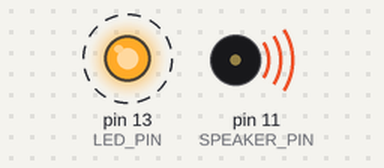
Bench run of a sketch on a simulated Arduino Uno, built with avr-gcc and run on an emulated ATmega328P. On the bench: output pins drawn as LEDs (lit = HIGH), buzzer (waves = sounding). Dashed ring = blinking. Random numbers use the default seed unless the sketch sets one.

Above: at 0.09 s.
Timing chart, 0 to 3.0 s (numbered marks = the images above):
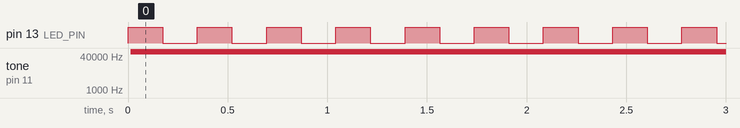

Measured:
- by itself, pin 13 (LED_PIN): alternates HIGH for 0.17 s and LOW for 0.17 s
- by itself, tone on pin 11 (SPEAKER_PIN): silent → 62500 Hz at 0.01 s

The sketch:

Karplus_Lorenz.ino
```cpp
// Simple Karplus-Strong and Lorenz fractal //

#define SAMPLE_RATE 22050
#define SIZE        256
#define OFFSET      32
#define LED_PIN     13
#define LED_PORT    PORTB
#define LED_BIT     5
#define SPEAKER_PIN 11

  int out;
  int last = 0;
  int curr = 0;
  uint8_t delaymem[SIZE];
  uint8_t locat = 0;
  uint8_t bound = SIZE;
  int accum = 0;
  int lowpass = 1;
  bool trig = false;

  float a = 0.97;
  float x = 0.1;


ISR(TIMER1_COMPA_vect) {

  OCR2A = 0xff & out;

  if (trig) {

    for (int i = 0; i < SIZE; i++) delaymem[i] = random();

    trig = false;

  } else {

    delaymem[locat++] = out;

    if (locat >= bound) locat = 0;

    curr = delaymem[locat];

    out = accum >> lowpass;

    accum = accum - out + ((last>>1) + (curr>>1));

    last = curr;

  }

}

void startPlayback()
{
    pinMode(SPEAKER_PIN, OUTPUT);
    pinMode(LED_PIN, OUTPUT);

    ASSR &= ~(_BV(EXCLK) | _BV(AS2));

    TCCR2A |= _BV(WGM21) | _BV(WGM20);
    TCCR2B &= ~_BV(WGM22);

    TCCR2A = (TCCR2A | _BV(COM2A1)) & ~_BV(COM2A0);
    TCCR2A &= ~(_BV(COM2B1) | _BV(COM2B0));

    TCCR2B = (TCCR2B & ~(_BV(CS12) | _BV(CS11))) | _BV(CS10);

    OCR2A = 0;

    cli();

    TCCR1B = (TCCR1B & ~_BV(WGM13)) | _BV(WGM12);
    TCCR1A = TCCR1A & ~(_BV(WGM11) | _BV(WGM10));

    TCCR1B = (TCCR1B & ~(_BV(CS12) | _BV(CS11))) | _BV(CS10);

    OCR1A = F_CPU / SAMPLE_RATE;

    TIMSK1 |= _BV(OCIE1A);

    sei();

}

void stopPlayback()
{

    TIMSK1 &= ~_BV(OCIE1A);

    TCCR1B &= ~_BV(CS10);
    TCCR2B &= ~_BV(CS10);

    digitalWrite(SPEAKER_PIN, LOW);
}


void setup() {

  startPlayback();

}


void loop() {

  LED_PORT ^= 1 << LED_BIT;

  trig = true;

  float nx = x;

  x = a * (3 * nx - 4 * pow(nx,3));

  int xout = 1000 * x;

  bound = map(xout, -1000, 1000, OFFSET, SIZE);

  delay (160);

}
```
